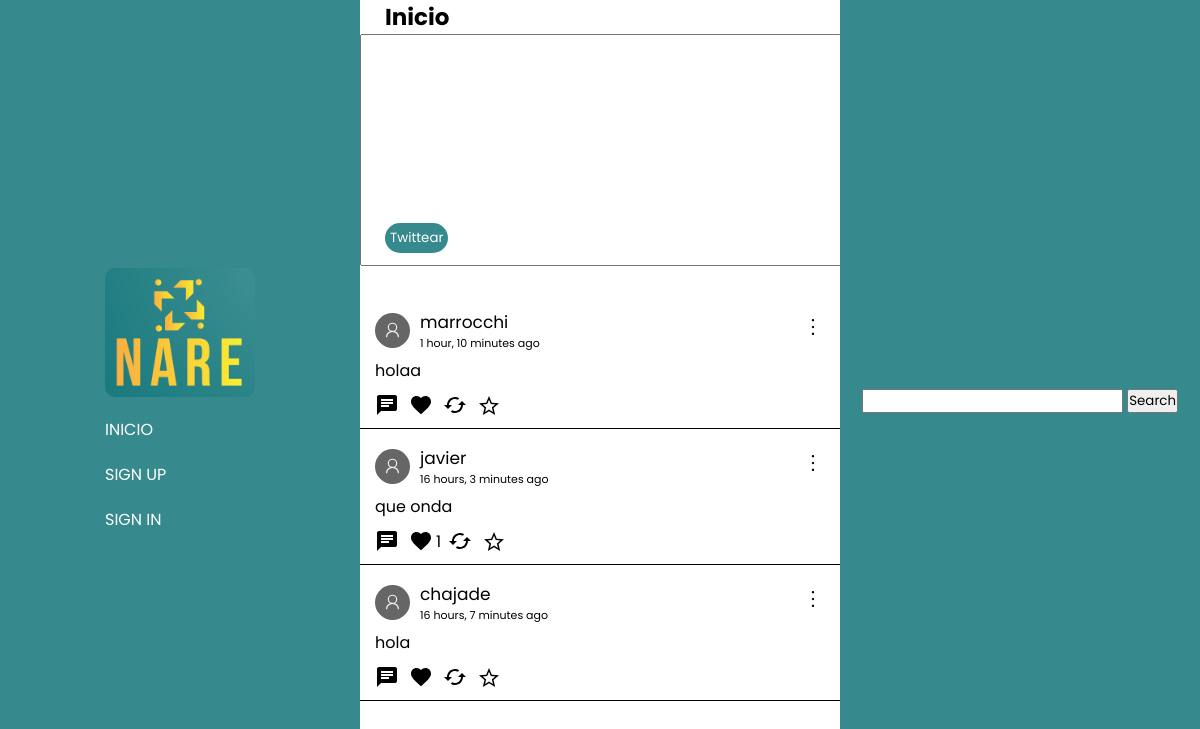
The page / on the database its author committed.
### tweets/models.py (models this page shows)
class Tweet(models.Model):
    user = models.ForeignKey(User, null=True, on_delete=models.CASCADE)
    content = models.TextField(max_length=180)
    created_at = models.DateTimeField(auto_now_add=True)
    likes = models.IntegerField(default=0)
    likes_users = models.ManyToManyField(User, related_name="likes_tweets")
    retweets = models.IntegerField(default=0)
    parent_tweet = models.IntegerField(null=True)

### tweets/views.py (the view)
# urls.py: path('', views.globalFeed, name='globalFeed'),
def globalFeed(request):
    profile = None
    tweets = Tweet.objects.all().filter(parent_tweet = None)
    if request.user.is_authenticated:
        profile = Profiles.objects.get(user=request.user)
    return render(request, 'globalFeed.html',{
            'form': forms.postTweet,
            'tweets': tweets,
            'profile': profile
    })

### tweets/templates/globalFeed.html (shortened to what this page needs)
{% extends 'base.html' %}  {% load static %}
    {% block content %}
    <link rel="stylesheet" href="{% static 'globalFeed.css' %}" />
    <div class="container-1">
        <h1 class="feedTitle">Inicio</h1>
        <form action="{% url 'postTweet' %}" method="POST" class="postTweetForm">
            <textarea name="content" cols="55" rows="10" required="" id="id_content" spellcheck="false"></textarea>
            <button>
                Twittear
            </button>
        </form>
    </div>
    <div class="tweets">
        {% for tweet in tweets %}
             {% include 'Tweet.html' %}
        {% endfor %}
{% endblock content %}

### tweets/templates/Tweet.html (shortened to what this page needs)
<a href="{% url 'tweetDetails' tweet.id %}" class="tweet">
    <div class="div-content" id="{{tweet.id}}">
        <div class="tweetHead">
            <div class="fotoPerfil">
                <form action="{% url 'myProfile' tweet.user.username %}" class="formName">
                    <button class="usernameTweet">{{tweet.user.username}}</button>
                    <p class="timeAgo">{{tweet.created_at|timesince}} ago</p>
                </form>
            </div>
            <div class="tweetOptions">
                <button  class="optionButtons" data="true"></button>
            </div>
        </div>
        <span class="tweetMessage">{{tweet.content}}</span>
        <div class="buttons">
            <button class="msgButton" id="{{tweet.id}}">
                    <svg class="msgSvg" xmlns="http://www.w3.org/2000/svg" height="24px" viewBox="0 0 24 24" width="24px" fill="#000000">
                        <path d="M0 0h24v24H0z" fill="none"/>
                        <path d="M20 2H4c-1.1 0-1.99.9-1.99 2L2 22l4-4h14c1.1 0 2-.9 2-2V4c0-1.1-.9-2-2-2zM6 9h12v2H6V9zm8 5H6v-2h8v2zm4-6H6V6h12v2z"/>
                    </svg>
                </button>
                <form action="{% url 'like' tweet.id %}" class="likeForm">
                    <button class="likeBtn">
                    </button>
                    {% if tweet.likes != 0 %}
                    <p>{{tweet.likes}}</p>
                    {% endif %}
                </form>
                <form>
                    <button>
                    </button>
                </form>
                <form action="{% url 'keepTweets' tweet.id %}">
                    <button>
                        {% if tweet in profile.keeps.all %}
                            <svg class="keepSvg saved" xmlns="http://www.w3.org/2000/svg" height="24px" viewBox="0 96 960 960" width="24px"><path fill="rgb(211, 165, 15)" d="m323 851 157-94 157 95-42-178 138-120-182-16-71-168-71 167-182 16 138 120-42 178Zm-90 125 65-281L80 506l288-25 112-265 112 265 288 25-218 189 65 281-247-149-247 149Zm247-355Z"/></svg>
                        {% else %}
                            <svg class="keepSvg" xmlns="http://www.w3.org/2000/svg" height="24px" viewBox="0 96 960 960" width="24px"><path d="m323 851 157-94 157 95-42-178 138-120-182-16-71-168-71 167-182 16 138 120-42 178Zm-90 125 65-281L80 506l288-25 112-265 112 265 288 25-218 189 65 281-247-149-247 149Zm247-355Z"/></svg>
                        {% endif %}
                    </button>
                </form>
            </div>
        </a>
    </div>

### tweets/static/base.css (style rules this page uses)
* { margin: 0; padding: 0; font-family: 'Poppins', sans-serif; }

### tweets/static/globalFeed.css (style rules this page uses)
.container-1 { width: 100%; }
.tweetMessage { z-index: 1000000000000; cursor: default; }
.feedTitle { font-size: 23px; margin-left: 25px; }
.postTweetForm { width: 100%; }
#id_content { width: 100%; outline: none; }
.postTweetForm button { color: white; cursor: pointer; margin-left: 5px; border-radius: 20px; padding: 5px; border: none; background-color: #368a8e; transform: translate(20px, -50px); }
.tweet { text-decoration: none; color: black; z-index: 0; }
.tweets { display: flex; flex-direction: column-reverse; width: 40vw; }
.div-content { display: flex; flex-direction: column; margin: 0 10px 10px 0; height: auto; padding-left: 15px; width: 100%; border-bottom: 1px solid black; }
.div-content .usernameTweet { text-decoration: none; color: black; background-color: transparent; border: none; font-size: 17px; cursor: pointer; }
.tweetHead { display: flex; justify-content: space-between; }
.tweetHead button { margin-right: 30px; background-color: transparent; border: none; cursor: pointer; }
.tweetOptions button { position: relative; color: white; font-size: 15px; z-index: 1000000; }
.tweetHead svg { width: 24px; }
.buttons { display: flex; }
textarea { width: 34vw; resize: none; padding: 15px; }
.buttons button { background: transparent; border: none; padding: 10px 10px 5px 0; cursor: pointer; }
.likeForm { display: flex; align-items: center; }
.likeForm p { text-decoration: none; pointer-events: none; transform: translateX(-7px); }
.fotoPerfil { display: flex; gap: 10px; align-items: center; }
.fotoPerfil svg, .fotoPerfil button { width: 35px; }
.formName { font-size: 11px; gap: 20px; }

### rows shown on the page
Tweet: user.username "chajade", created_at "16 hours, 7 minutes", content "hola"
Tweet: user.username "javier", created_at "16 hours, 3 minutes", content "que onda", likes "1"
Tweet: user.username "marrocchi", created_at "1 hour, 10 minutes", content "holaa"
